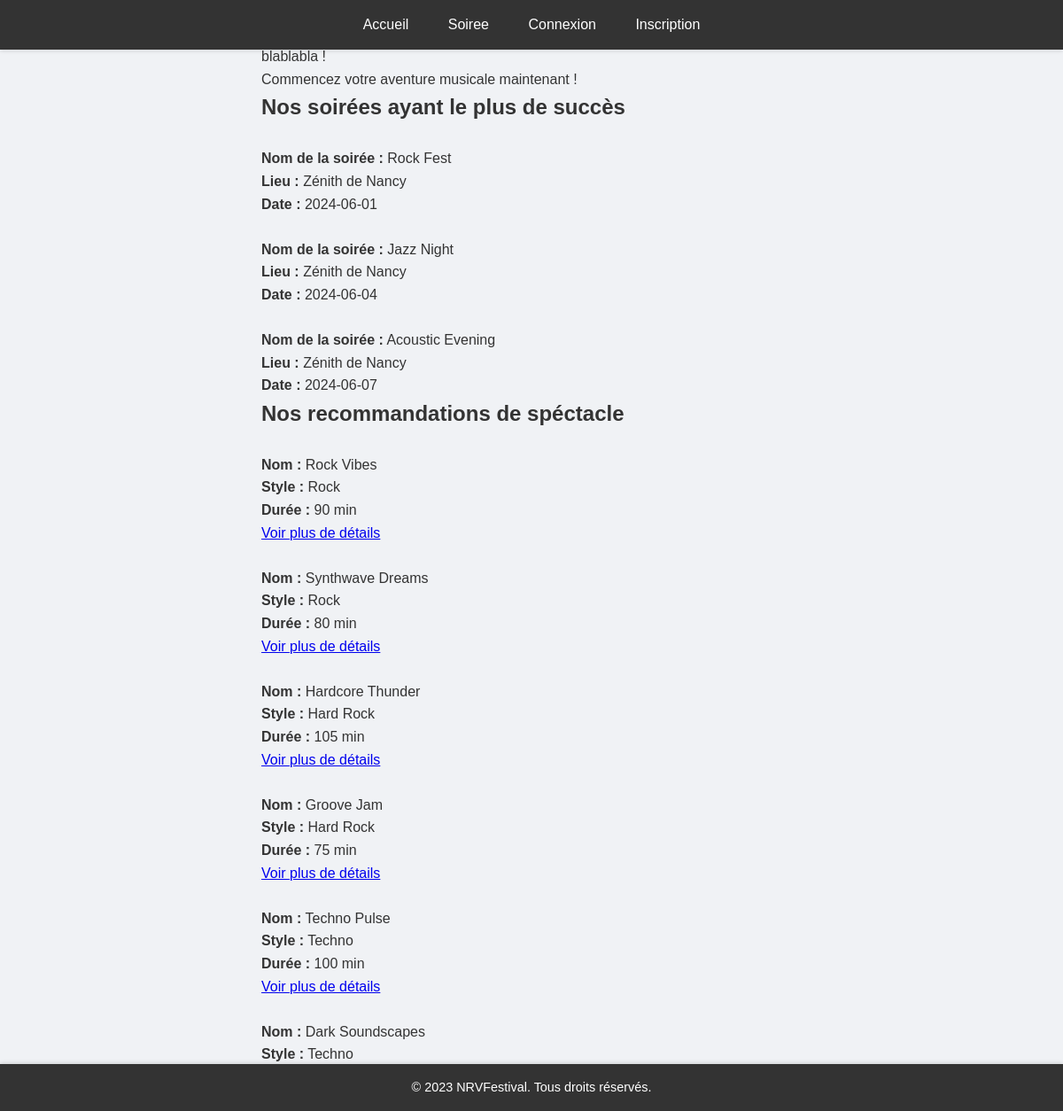
The page / on the database its author committed.
### tables this page shows
CREATE TABLE `soiree` (
	`id_soiree` INT NOT NULL AUTO_INCREMENT,
	`nom_soiree` VARCHAR(100) NOT NULL,
	`id_lieu` INT NOT NULL,
	`date` DATE NOT NULL,
    `annuler` TINYINT(1) NOT NULL DEFAULT 1,
	PRIMARY KEY(`id_soiree`),
	FOREIGN KEY (`id_lieu`) REFERENCES `lieu`(`id_lieu`)
);

CREATE TABLE `lieu` (
	`id_lieu` INT NOT NULL AUTO_INCREMENT,
	`nom_lieu` VARCHAR(100) NOT NULL,
	`adresse` VARCHAR(100) NOT NULL,
    `code_postal` VARCHAR(100) NOT NULL,
	`nb_place` INT,
	PRIMARY KEY (`id_lieu`)
);

CREATE TABLE `spectacle` (
	`id_spectacle` INT NOT NULL AUTO_INCREMENT,
	`nomSpec` VARCHAR(100) NOT NULL,
	`id_style` INT NOT NULL,
	`id_soiree` INT NOT NULL,
	`duree` INT NOT NULL,
	PRIMARY KEY(`id_spectacle`),
	FOREIGN KEY (`id_soiree`) REFERENCES `soiree`(`id_soiree`),
    FOREIGN KEY (`id_style`) REFERENCES `style`(`id_style`)
);

CREATE TABLE `style`(
                        `id_style` INT NOT NULL,
                        `nom_style` VARCHAR(100),
                        PRIMARY KEY (`id_style`)
);

### index.php (called while the page is built, shortened)
<?php
require_once 'src/classes/dispatch/Dispatcher.php';
$dispatcher = new Dispatcher();
$dispatcher->run();

### src/classes/repository/NRVRepository.php (called while the page is built, shortened)
<?php
class NRVRepository {
    private PDO $pdo;
    private static ?NRVRepository $instance = null;
    private static array $config = [];
    private function __construct(array $conf) {
        $this->pdo = new PDO($conf['dsn'], $conf['user'], $conf['pass'], [
            PDO::ATTR_ERRMODE => PDO::ERRMODE_EXCEPTION
        ]);
    }
    public static function getInstance(): ?NRVRepository {
        if (is_null(self::$instance)) {
            self::$instance = new NRVRepository(self::$config);
        }
        return self::$instance;
    }
    public static function setConfig(string $file) {
        $conf = parse_ini_file($file);
        self::$config = [
            'dsn' => "mysql:host=" . $conf['host'] . ";dbname=" . $conf['dbname'],
            'user' => $conf['username'],
            'pass' => $conf['password']
        ];
    }
    public function getAllSoirees(): array {
        $stmt = $this->pdo->query("SELECT soiree.id_soiree, soiree.nom_soiree, lieu.nom_lieu, soiree.date
                               FROM soiree
                               INNER JOIN lieu ON soiree.id_lieu = lieu.id_lieu");
        return $stmt->fetchAll(PDO::FETCH_ASSOC);
    }
    public function getSpectaclesByStyle(string $style, int $excludeId = null): array {
        $query = "
            SELECT spectacle.id_spectacle, spectacle.nomSpec, style.nom_style AS style, spectacle.duree
            FROM spectacle
            JOIN style ON spectacle.id_style = style.id_style
            WHERE style.nom_style = :style
        ";
        $stmt = $this->pdo->prepare($query);
        $params = ['style' => $style];
        $stmt->execute($params);
        return $stmt->fetchAll(PDO::FETCH_ASSOC);
    }
}

### src/classes/action/DefaultAction.php (the view, shortened to what this page needs)
<?php
class DefaultAction extends Action{
    public function execute(): string {
        $repository = NRVRepository::getInstance();
        $soirees = array_slice($repository->getAllSoirees(), 0, 3);
        $spectacleRock = $repository->getSpectaclesByStyle('Rock', null);
        $spectacleHardRock = $repository->getSpectaclesByStyle('Hard Rock', null);
        $spectacleTechno = $repository->getSpectaclesByStyle('Techno', null);
        $html ='
        <!DOCTYPE html>
        <html lang="fr">
        <head>
            <meta charset="UTF-8">
            <meta name="viewport" content="width=device-width, initial-scale=1.0">
            <title>Bienvenu sur le site officiel de NRV</title>
        </head>
        <body>
            <div class="container">
                <h1>Le Festival qui va donner des vibrations</h1>
                <p class="introduction">
                    blablabla !
                    <br>
                    Commencez votre aventure musicale maintenant !
                </p>
                <h2> Nos soirées ayant le plus de succès </h2>';
        foreach ($soirees as $soiree) {
            $html .= '<div class="soiree">
                        <br>
                        <strong>Nom de la soirée :</strong> '.htmlspecialchars($soiree['nom_soiree']).'<br>
                        <strong>Lieu :</strong> ' . htmlspecialchars($soiree['nom_lieu']) . '<br>
                        <strong>Date :</strong> ' . htmlspecialchars($soiree['date']) . '<br>
                      </div>';
        }
        $html .= '<h2>Nos recommandations de spéctacle</h2>';
        foreach ($spectacleRock as $spectacle) {
            $html .= '<div class="spectacle">
                        <br>
                        <strong>Nom :</strong> ' . htmlspecialchars($spectacle['nomSpec']) . '<br>
                        <strong>Style :</strong> ' . htmlspecialchars($spectacle['style']) . '<br>
                        <strong>Durée :</strong> ' . htmlspecialchars($spectacle['duree']) . ' min <br>
                        <a href="?action=displaySpectacleDetail&id_spectacle=' . $spectacle['id_spectacle'] . '">Voir plus de détails</a>
                      </div>';
        }
        foreach ($spectacleHardRock as $spectacle) {
            $html .= '<div class="spectacle">
                        <br>
                        <strong>Nom :</strong> ' . htmlspecialchars($spectacle['nomSpec']) . '<br>
                        <strong>Style :</strong> ' . htmlspecialchars($spectacle['style']) . '<br>
                        <strong>Durée :</strong> ' . htmlspecialchars($spectacle['duree']) . ' min <br>
                        <a href="?action=displaySpectacleDetail&id_spectacle=' . $spectacle['id_spectacle'] . '">Voir plus de détails</a>
                      </div>';
        }
        foreach ($spectacleTechno as $spectacle) {
            $html .= '<div class="spectacle">
                        <br>
                        <strong>Nom :</strong> ' . htmlspecialchars($spectacle['nomSpec']) . '<br>
                        <strong>Style :</strong> ' . htmlspecialchars($spectacle['style']) . '<br>
                        <strong>Durée :</strong> ' . htmlspecialchars($spectacle['duree']) . ' min <br>
                        <a href="?action=displaySpectacleDetail&id_spectacle=' . $spectacle['id_spectacle'] . '">Voir plus de détails</a>
                      </div>';
        }
        $html .= '
            </div>
        </body>
        </html>';
        return $html;
    }
}

### src/classes/dispatch/Dispatcher.php (shortened to what this page needs)
<?php
class Dispatcher {
    private string $action;
    public function __construct() {
        $this->action = $_GET['action'] ?? 'default';
    }
    public function run(): void {
        switch ($this->action) {
            default:
                $action = new DefaultAction();
                break;
        }
        $res = $action->execute();
        $this->renderPage($res);
    }
    public function renderPage(string $res): void
    {
            $user = null;
            $output = '
            <html>
            <head>
                <title>Deefy App</title>
                <link rel="stylesheet" href="style/style.css">
            </head>
            <body>
                <nav>
                    <a href="?action=default">Accueil</a>
                    <a href="?action=addSoiree">Soiree</a>';
            if ($user !== null) {
                $output .= '<a href =?action=logout> Se Deconnecter</a>
                            <a href =?action=filterByLocation> Depuis une localisation </a>';
            } else {
                $output .= '
             <a href = "?action=login">Connexion</a>
             <a href="?action=register">Inscription</a>
            ';
            }
            $output .= '
                </nav>
                <main>' . $res . '</main>
            <footer>
                <p>&copy; 2023 NRVFestival. Tous droits réservés.</p>
            </footer>
            </body>
            </html>';
            echo $output;
    }
}

### style/style.css (style rules this page uses)
* { margin: 0; padding: 0; box-sizing: border-box; }
body { font-family: Arial, sans-serif; line-height: 1.6; background-color: #f0f2f5; color: #333; display: flex; justify-content: center; align-items: center; min-height: 100vh; margin: 0; }
nav { background: #333; color: #fff; padding: 15px 0; text-align: center; width: 100%; position: fixed; top: 0; box-shadow: 0 2px 4px rgba(0, 0, 0, 0.1); }
nav a { color: #fff; text-decoration: none; margin: 0 20px; font-weight: 500; }
footer { background: #333; color: #fff; text-align: center; padding: 15px 0; position: fixed; bottom: 0; width: 100%; font-size: 0.9em; box-shadow: 0 -2px 4px rgba(0, 0, 0, 0.1); }

### rows shown on the page
soiree: nom_soiree "Rock Fest", id_lieu.nom_lieu "Zénith de Nancy", date "2024-06-01"
soiree: nom_soiree "Jazz Night", id_lieu.nom_lieu "Zénith de Nancy", date "2024-06-04"
soiree: nom_soiree "Acoustic Evening", id_lieu.nom_lieu "Zénith de Nancy", date "2024-06-07"
spectacle: nomSpec "Rock Vibes", id_style.nom_style "Rock", duree "90"
spectacle: nomSpec "Synthwave Dreams", id_style.nom_style "Rock", duree "80"
spectacle: nomSpec "Hardcore Thunder", id_style.nom_style "Hard Rock", duree "105"
spectacle: nomSpec "Groove Jam", id_style.nom_style "Hard Rock", duree "75"
spectacle: nomSpec "Techno Pulse", id_style.nom_style "Techno", duree "100"
spectacle: nomSpec "Dark Soundscapes", id_style.nom_style "Techno"
